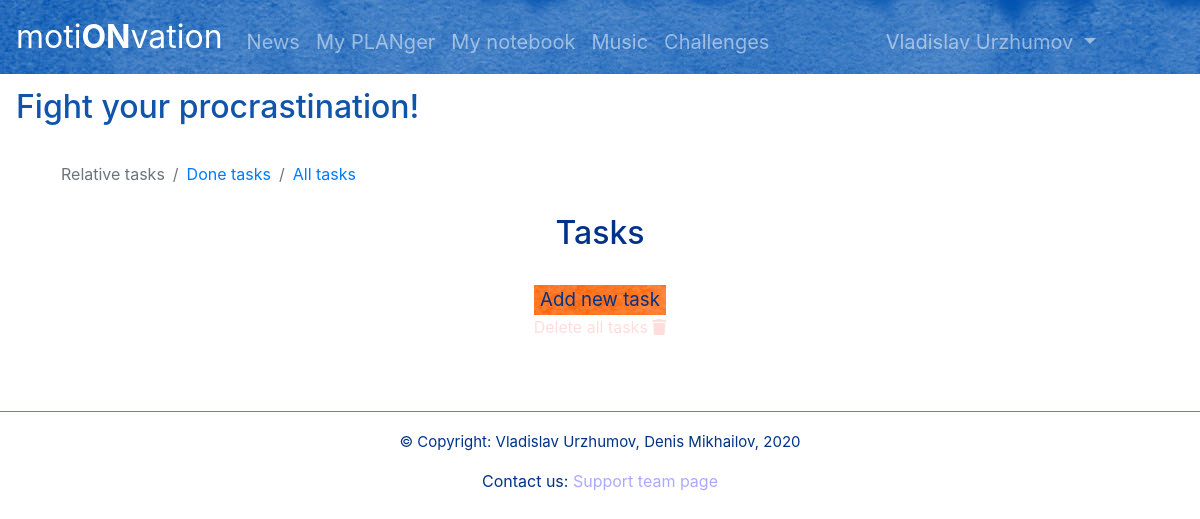
/tasks (signed in), run on an earlier commit of the app's database.
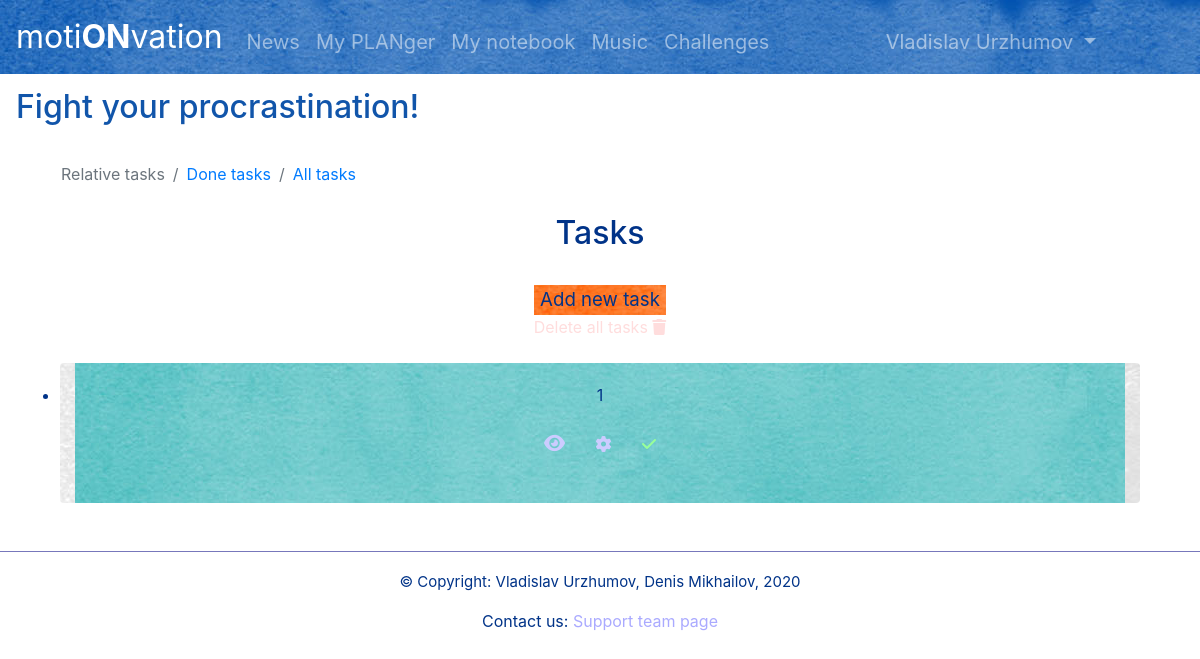
And on a later commit of the database.
### motionvation/data/models/tasks.py (models this page shows)
class Task(SqlAlchemyBase, SerializerMixin):
    __tablename__ = 'tasks'
    id = Column(Integer, primary_key=True, autoincrement=True)
    title = Column(String)
    description = Column(String)
    priority = Column(Integer)
    is_performed = Column(Boolean, default=False)
    category_id = Column(Integer, ForeignKey('categories.id'))
    user_id = Column(Integer, ForeignKey('users.id'))
    user = orm.relation('User')
    category = orm.relation('Category')

### motionvation/application.py (the view)
@app.route('/tasks')
@login_required
def tasks():
    db = db_session.create_session()
    new_tasks = db.query(Task).filter(Task.user == current_user,
                                      Task.is_performed == False).order_by((Task.priority + 0).desc()).all().copy()
    return render_template('tasks.html', tasks=new_tasks, t_page_id=0,
                           useracc=(current_user.name + ' ' + current_user.surname), title='Tasks')

### motionvation/application.py (called while the page is built)
@login_manager.user_loader
def load_user(user_id):
    db = db_session.create_session()
    return db.query(User).get(user_id)

### motionvation/data/db_session.py (called while the page is built)
def create_session() -> orm.Session:
    global __factory
    return __factory()

### motionvation/templates/tasks.html (shortened to what this page needs)
{% extends 'base.html' %}
{% block content %}
<main class='text-center container'>
    <nav aria-label="breadcrumb">
    {% if t_page_id == 0 %}
    <ol class="breadcrumb crumb-ds">
        <li class="breadcrumb-item active">Relative tasks</li>
        <li class="breadcrumb-item"><a href="/done_tasks">Done tasks</a></li>
        <li class="breadcrumb-item"><a href="/all_tasks">All tasks</a></li>
    </ol>
    {% elif t_page_id == 1 %}
    <ol class="breadcrumb crumb-ds">
        <li class="breadcrumb-item"><a href="/tasks">Relative tasks</a></li>
        <li class="breadcrumb-item active">Done tasks</li>
        <li class="breadcrumb-item"><a href="/all_tasks">All tasks</a></li>
    </ol>
    {% elif t_page_id == 2 %}
    <ol class="breadcrumb crumb-ds">
        <li class="breadcrumb-item"><a href="/tasks">Relative tasks</a></li>
        <li class="breadcrumb-item"><a href="/done_tasks">Done tasks</a></li>
        <li class="breadcrumb-item active">All tasks</li>
    </ol>
    {% endif %}
    </nav>
    <h2>Tasks</h2><br>
    <div class="container">
        {% if t_page_id == 0 %}
            <button class="button-note"><a href="/select_category" class="button-note-text">Add new task</a></button>
        {% elif t_page_id == 2 %}
            <button class="button-note"><a href="/select_category" class="button-note-text">Add new relevant task</a></button>
        {% endif %}
        <br><a href="#" class="delete-text" data-toggle="modal" data-target="#deleteModal" style="font-size:16px">Delete all tasks <i class="fas fa-trash"></i></a>
        <br>
        <br>
        <ul class="list-group">
            {% for task in tasks %}
            <li>
                <div class="card tascard container" style="height: 140px; border: none;">
                    <div class="card-body prio-{{ task.priority }}">
                        <section>
                            <p>{{ task.title }}</p>
                            <a href="tasks/{{ task.id }}" class="btn btn-note button-note-text card-link simple-line" data-toggle="tooltip" data-placement="bottom" data-delay='{ "show": 0, "hide": 0 }' title="View task"><i class="fas fa-eye" style="color: #ccf"></i></a>
                            <span class="d-inline-block" tabindex="0" data-toggle="tooltip" title="Settings">
                                <a href="#" class="btn btn-note simple-line" data-toggle="modal" data-target="#taskSettings-{{task.id}}" style='color: #ccf;'><i class="fas fa-cog" style="color: #ccf"></i></a>
                            </span>
                            {% if task.is_performed %}
                            <a class="btn btn-note" href="/undone_task/{{ task.id }}" style='color: #ccf;' data-toggle="tooltip" title="Undone"><i class="fas fa-times" style="color: #d22"></i></a>
                            {% else %}
                            <a class="btn btn-note" href="/done_task/{{ task.id }}" data-toggle="tooltip" title="Done" style='color: #ccf;'><i class="fas fa-check" style="color: #9f9"></i></a>
                            {% endif %}
                        </section>
                    </div>
                </div>
            </li>
            {% endfor %}
        </ul>
    </div>
    </main>
{% endblock %}

What changed in the data, as far as the page shows it:
added Task: title "1"
